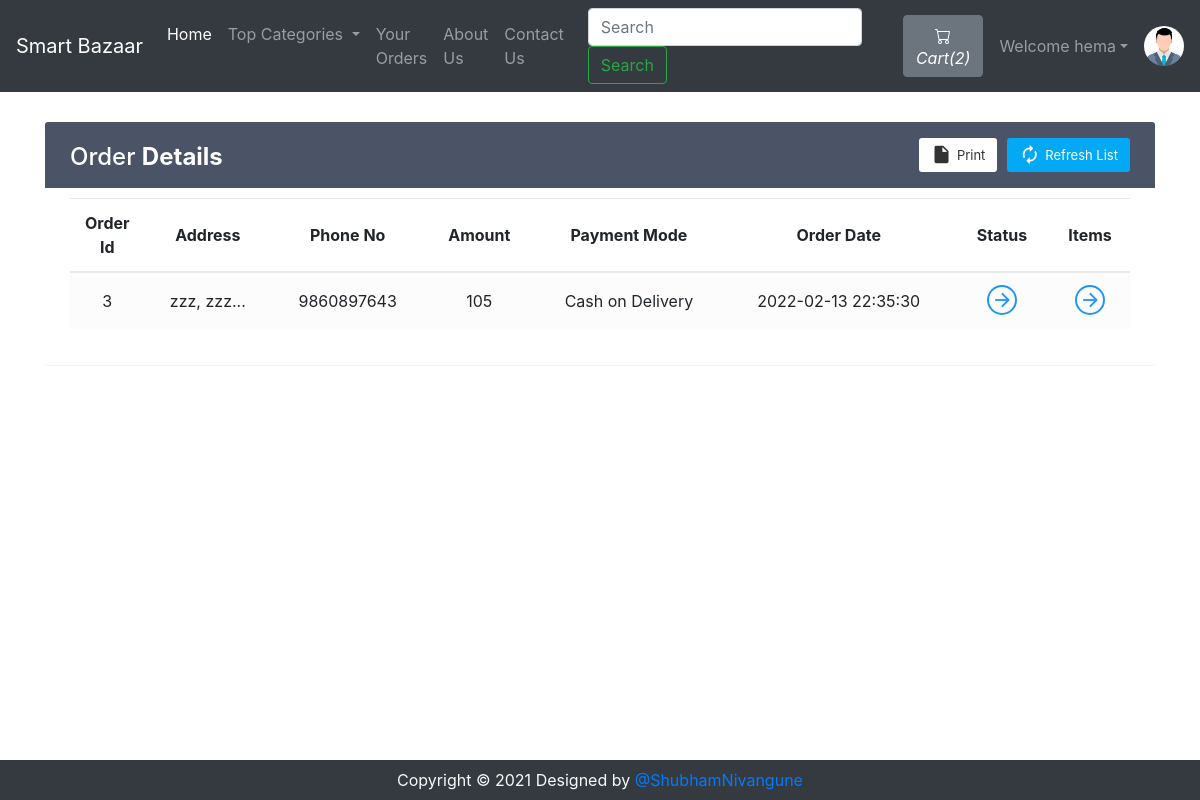
/viewOrder.php (signed in), run on the app's committed database.
### tables this page shows
CREATE TABLE `sitedetail` (
  `tempId` int(11) NOT NULL,
  `systemName` varchar(21) NOT NULL,
  `email` varchar(35) NOT NULL,
  `contact1` bigint(21) NOT NULL,
  `contact2` bigint(21) DEFAULT NULL COMMENT 'Optional',
  `address` text NOT NULL,
  `dateTime` datetime NOT NULL DEFAULT current_timestamp()
);

CREATE TABLE `orders` (
  `orderId` int(21) NOT NULL,
  `userId` int(21) NOT NULL,
  `address` varchar(255) NOT NULL,
  `zipCode` int(21) NOT NULL,
  `phoneNo` bigint(21) NOT NULL,
  `amount` int(200) NOT NULL,
  `paymentMode` enum('0','1') NOT NULL DEFAULT '0' COMMENT '0=cash on delivery, \r\n1=online ',
  `orderStatus` enum('0','1','2','3','4','5','6') NOT NULL DEFAULT '0' COMMENT '0=Order Placed.\r\n1=Order Confirmed.\r\n2=Preparing your Order.\r\n3=Your order is on the way!\r\n4=Order Delivered.\r\n5=Order Denied.\r\n6=Order Cancelled.',
  `orderDate` datetime NOT NULL DEFAULT current_timestamp()
);

### viewOrder.php (the view, shortened to what this page needs)
<!doctype html>
<html lang="en">
<head>
    <link rel="stylesheet" href="https://stackpath.bootstrapcdn.com/bootstrap/4.5.0/css/bootstrap.min.css">
    <link rel="stylesheet" href="https://use.fontawesome.com/releases/v5.7.2/css/all.css">
</head>
<body>
    <?php include 'partials/_dbconnect.php';?>
    <?php include 'partials/_nav.php';?>
    <?php
    if($loggedin){
    ?>
    <div class="container">
        <div class="table-wrapper" id="empty">
            <div class="table-title">
                <div class="row">
                    <div class="col-sm-4">
                        <h2>Order <b>Details</b></h2>
                    </div>
                    <div class="col-sm-8">
                        <a href="" class="btn btn-primary"><i class="material-icons">&#xE863;</i> <span>Refresh List</span></a>
                        <a href="#" onclick="window.print()" class="btn btn-info"><i class="material-icons">&#xE24D;</i> <span>Print</span></a>
                    </div>
                </div>
            </div>
            <table class="table table-striped table-hover text-center">
                <thead>
                    <tr>
                        <th>Order Id</th>
                        <th>Address</th>
                        <th>Phone No</th>
                        <th>Amount</th>
                        <th>Payment Mode</th>
                        <th>Order Date</th>
                        <th>Status</th>
                        <th>Items</th>
                    </tr>
                </thead>
                <tbody>
                    <?php
                        $sql = "SELECT * FROM `orders` WHERE `userId`= $userId";
                        $result = mysqli_query($conn, $sql);
                        while($row = mysqli_fetch_assoc($result)){
                            $orderId = $row['orderId'];
                            $address = $row['address'];
                            $phoneNo = $row['phoneNo'];
                            $amount = $row['amount'];
                            $orderDate = $row['orderDate'];
                            $paymentMode = $row['paymentMode'];
                            if($paymentMode == 0) {
                                $paymentMode = "Cash on Delivery";
                            }
                            else {
                                $paymentMode = "Online";
                            }
                            echo '<tr>
                                    <td>' . $orderId . '</td>
                                    <td>' . substr($address, 0, 20) . '...</td>
                                    <td>' . $phoneNo . '</td>
                                    <td>' . $amount . '</td>
                                    <td>' . $paymentMode . '</td>
                                    <td>' . $orderDate . '</td>
                                    <td><a href="#" data-toggle="modal" data-target="#orderStatus' . $orderId . '" class="view"><i class="material-icons">&#xE5C8;</i></a></td>
                                    <td><a href="#" data-toggle="modal" data-target="#orderItem' . $orderId . '" class="view" title="View Details"><i class="material-icons">&#xE5C8;</i></a></td>
                                </tr>';
                        }
                            ?>
                </tbody>
            </table>
        </div>
    </div>
    <?php
    }
    else {
        echo '<div class="container" style="min-height : 610px;">
        <div class="alert alert-info my-3">
            <font style="font-size:22px"><center>Check your Order. You need to <strong><a class="alert-link" data-toggle="modal" data-target="#loginModal">Login</a></strong></center></font>
        </div></div>';
    }
    ?>
    <?php
    require 'partials/_footer.php';?>
  </body>
</html>

### partials/_nav.php (shortened to what this page needs)
<?php
if(isset($_SESSION['loggedin']) && $_SESSION['loggedin']==true){
  $loggedin= true;
  $userId = $_SESSION['userId'];
  $username = $_SESSION['username'];
}
else{
  $loggedin = false;
  $userId = 0;
}
$sql = "SELECT * FROM `sitedetail`";
$result = mysqli_query($conn, $sql);
$row = mysqli_fetch_assoc($result);
$systemName = $row['systemName'];
echo '<nav class="navbar navbar-expand-lg navbar-dark bg-dark">
      <a class="navbar-brand" href="index.php">' .$systemName. '</a>
      <button class="navbar-toggler" type="button" data-toggle="collapse" data-target="#navbarSupportedContent" aria-controls="navbarSupportedContent" aria-expanded="false" aria-label="Toggle navigation">
        <span class="navbar-toggler-icon"></span>
      </button>
      <div class="collapse navbar-collapse" id="navbarSupportedContent">
        <ul class="navbar-nav mr-auto">
          <li class="nav-item active">
            <a class="nav-link" href="index.php">Home <span class="sr-only">(current)</span></a>
          </li>
          <li class="nav-item dropdown">
            <a class="nav-link dropdown-toggle" href="#" id="navbarDropdown" role="button" data-toggle="dropdown" aria-haspopup="true" aria-expanded="false">
              Top Categories
            </a>
            <div class="dropdown-menu" aria-labelledby="navbarDropdown">';
            echo '</div>
          </li>
          <li class="nav-item">
            <a class="nav-link" href="viewOrder.php">Your Orders</a>
          </li>
          <li class="nav-item">
            <a class="nav-link" href="about.php">About Us</a>
          </li>
          <li class="nav-item">
            <a class="nav-link" href="contact.php">Contact Us</a>
          </li>
        </ul>
        <form method="get" action="/smartbazaar/search.php" class="form-inline my-2 my-lg-0 mx-3">
          <input class="form-control mr-sm-2" type="search" name="search" id="search" placeholder="Search" aria-label="Search" required>
          <button class="btn btn-outline-success my-2 my-sm-0" type="submit">Search</button>
        </form>';
        $countsql = "SELECT SUM(`itemQuantity`) FROM `viewcart` WHERE `userId`=$userId";
        $countresult = mysqli_query($conn, $countsql);
        $countrow = mysqli_fetch_assoc($countresult);
        $count = $countrow['SUM(`itemQuantity`)'];
        echo '<a href="viewCart.php"><button type="button" class="btn btn-secondary mx-2" title="MyCart">
          <svg xmlns="img/cart.svg" width="16" height="16" fill="currentColor" class="bi bi-cart" viewBox="0 0 16 16">
            <path d="M0 1.5A.5.5 0 0 1 .5 1H2a.5.5 0 0 1 .485.379L2.89 3H14.5a.5.5 0 0 1 .491.592l-1.5 8A.5.5 0 0 1 13 12H4a.5.5 0 0 1-.491-.408L2.01 3.607 1.61 2H.5a.5.5 0 0 1-.5-.5zM3.102 4l1.313 7h8.17l1.313-7H3.102zM5 12a2 2 0 1 0 0 4 2 2 0 0 0 0-4zm7 0a2 2 0 1 0 0 4 2 2 0 0 0 0-4zm-7 1a1 1 0 1 1 0 2 1 1 0 0 1 0-2zm7 0a1 1 0 1 1 0 2 1 1 0 0 1 0-2z"/>
          </svg>
          <i class="bi bi-cart">Cart(' .$count. ')</i>
        </button></a>';
        if($loggedin){
          echo '<ul class="navbar-nav mr-2">
            <li class="nav-item dropdown">
              <a class="nav-link dropdown-toggle" href="#" id="navbarDropdown" role="button" data-toggle="dropdown"> Welcome ' .$username. '</a>
              <div class="dropdown-menu" aria-labelledby="navbarDropdown">
                <a class="dropdown-item" href="partials/_logout.php">Logout</a>
              </div>
            </li>
          </ul>
          <div class="text-center image-size-small position-relative">
            <a href="viewProfile.php"><img src="img/person-' .$userId. '.jpg" class="rounded-circle" onError="this.src = \'img/profilePic.jpg\'" style="width:40px; height:40px"></a>
          </div>';
        }
        else {
          echo '
          <button type="button" class="btn btn-success mx-2"  data-toggle="modal" data-target="#loginModal">Login</button>
          <button type="button" class="btn btn-success mx-2"  data-toggle="modal" data-target="#signupModal">SignUp</button>';
        }
  echo '</div>
    </nav>';
?>

### viewOrder.php (style rules this page uses)
.table-wrapper { background: #fff; padding: 20px 25px; margin: 30px auto; border-radius: 3px; box-shadow: 0 1px 1px rgba(0,0,0,.05); }
.table-wrapper .btn { float: right; color: #333; background-color: #fff; border-radius: 3px; border: none; outline: none !important; margin-left: 10px; }
.table-wrapper .btn.btn-primary { color: #fff; background: #03A9F4; }
.table-title .btn { font-size: 13px; border: none; }
.table-title .btn i { float: left; font-size: 21px; margin-right: 5px; }
.table-title .btn span { float: left; margin-top: 2px; }
.table-title { color: #fff; background: #4b5366; padding: 16px 25px; margin: -20px -25px 10px; border-radius: 3px 3px 0 0; }
.table-title h2 { margin: 5px 0 0; font-size: 24px; }
table.table tr th, table.table tr td { border-color: #e9e9e9; padding: 12px 15px; vertical-align: middle; }
table.table tr th:first-child { width: 60px; }
table.table tr th:last-child { width: 80px; }
table.table-striped tbody tr:nth-of-type(odd) { background-color: #fcfcfc; }
table.table td a { font-weight: bold; color: #566787; display: inline-block; text-decoration: none; }
table.table td a.view { width: 30px; height: 30px; color: #2196F3; border: 2px solid; border-radius: 30px; text-align: center; }
table.table td a.view i { font-size: 22px; margin: 2px 0 0 1px; }
table { counter-reset: section; }

### data on the page
sitedetail: systemName "Smart Bazaar"
orders: orderId "3", address "zzz, zzz", phoneNo "9860897643", amount "105", paymentMode "Cash on Delivery", orderDate "2022-02-13 22:35:30"

### other printed values
$count "2"
$username "hema"
